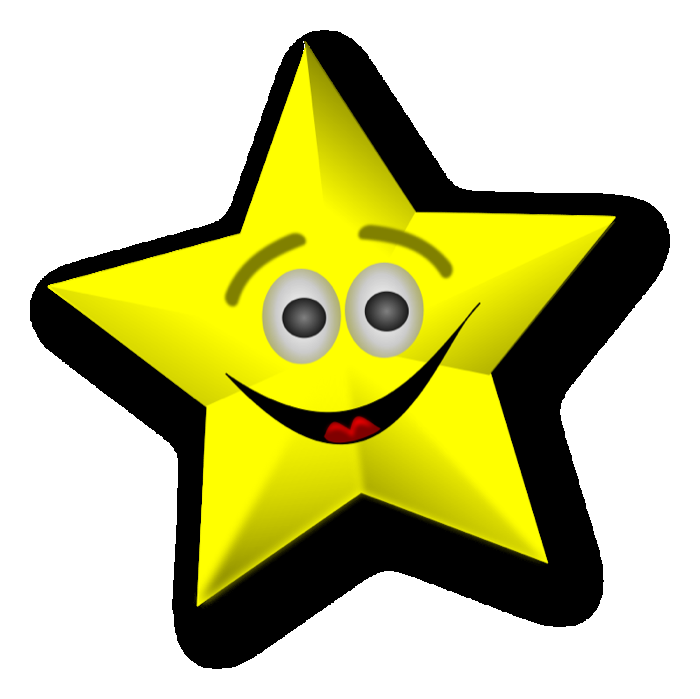
#> input picture Tutorials/Python/ImageProcessing/Contours/star2.png, 700 x 699 px
$ python ImgMoment.py   (Python 2 division)
#> lines starting #> are read from the running program, lines starting #| are printed output that depends on the picture; after the words box and inside, x2 and y2 are one past the last pixel; in counts of white or black regions, pixels touching at a corner belong together
import cv2
import numpy as np
import matplotlib.pyplot as plt

image = cv2.imread('star2.png')
#> image is the input picture: shape (699, 700, 3); mean B, G, R 142, 198.3, 198.6
gray = cv2.cvtColor(image, cv2.COLOR_BGR2GRAY)
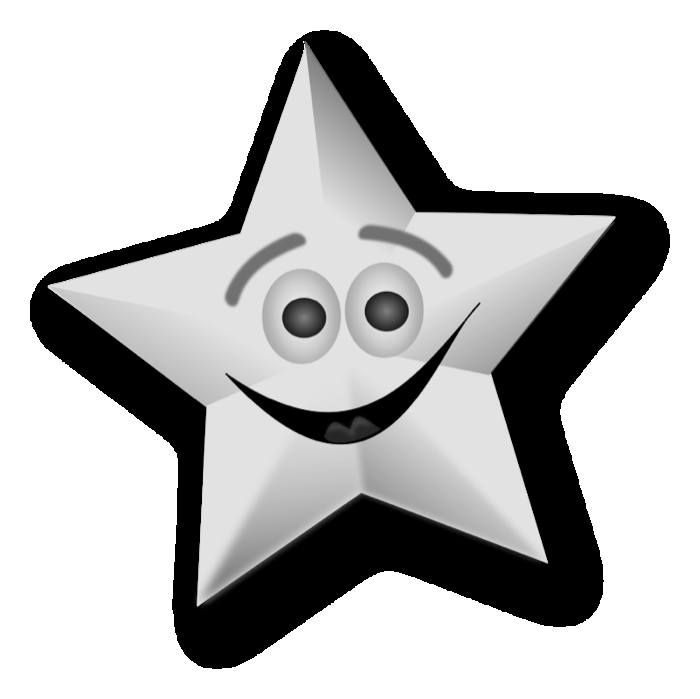
#> gray: shape (699, 700); min 0, max 255, mean 192
blurred = cv2.GaussianBlur(gray, (5, 5), 0)
thresh = cv2.threshold(blurred, 60, 255, cv2.THRESH_BINARY)[1]
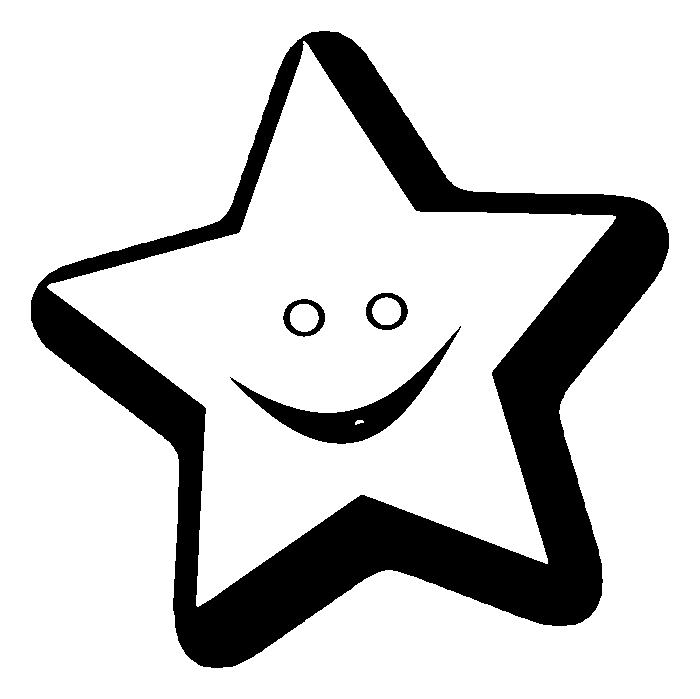
#> thresh: shape (699, 700); 81% white; 4 black regions

contours = cv2.findContours(thresh.copy(), cv2.RETR_EXTERNAL, cv2.CHAIN_APPROX_SIMPLE)
#> contours = 1 contour; box (x1, y1, x2, y2) and area: (0, 0, 700, 699) 487902

cnt = contours[0]
#> cnt = [[[0, 0], [0, 698], [699, 698], [699, 0]]]
#> (the run stopped early here; a loop or call above may not have finished)
